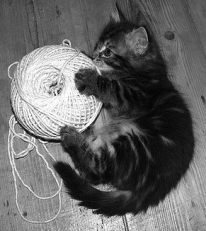
#> input picture kitty.bmp, 206 x 231 px
$ jupyter execute Manual_conv.ipynb
#> lines starting #> are read from the running program, lines starting #| are printed output that depends on the picture
[cell 1]
from PIL import Image
import numpy as np
import matplotlib.pyplot as plt

[cell 2]
def convolve(image_path, kernel):
#> called with image_path = 'kitty.bmp', kernel = array of shape (3, 3)
    original_image = Image.open(image_path).convert('L')  # Convert to grayscale
#> original_image is the input picture: PIL image 206x231 L; min 1, max 255, mean 102.3
    image_array = np.array(original_image)

    image_height, image_width = image_array.shape
#> image_height = 231; image_width = 206
    kernel_height, kernel_width = kernel.shape

    # Manually pad the image with zeros
    pad_size=1
    padded_image = np.zeros((image_height + 2 * pad_size, image_width + 2 * pad_size), dtype=image_array.dtype)
    padded_image[pad_size:pad_size + image_height, pad_size:pad_size + image_width] = image_array

    print("padded",padded_image.shape)
#| padded (233, 208)

    # Initialize the result matrix
    result = np.zeros((image_height, image_width), dtype=np.float64)

    # Perform the convolution
    for i in range(image_height):
        for j in range(image_width):
            neighborhood = padded_image[i:i+kernel_height, j:j+kernel_width]
            val = np.sum(neighborhood * kernel)
            result[i][j] = val

    print("result",result.shape)
#| result (231, 206)

    return result

[cell 3]
mean = (1/9) * np.array([[1,1,1],
                       [1,1,1],
                       [1,1,1]])


# Example usage
image_path = 'kitty.bmp'
mean_convolved_array = convolve(image_path,mean)
# Convert to the appropriate data type for saving (e.g., 'L' for 8-bit)
mean_convolved_image = Image.fromarray(mean_convolved_array.astype(np.uint8), mode='L')

mean_convolved_image.save('mean_kitty.bmp')
original_image = Image.open(image_path)

# Display the images side by side using matplotlib
plt.figure(figsize=(6, 3))

plt.subplot(1, 2, 1)
plt.imshow(original_image, cmap='gray')
plt.title('Original Image')
plt.axis('off')

plt.subplot(1, 2, 2)
plt.imshow(mean_convolved_image, cmap='gray')
plt.title('Convolved Image')
plt.axis('off')

plt.show()

[cell 4]
def calculate_gradients(image):
    sobel_x = np.array([[-1, 0, 1],
                        [-2, 0, 2],
                        [-1, 0, 1]])

    sobel_y = np.array([[-1, -2, -1],
                        [0, 0, 0],
                        [1, 2, 1]])

    # Convolve the image with the Sobel kernels using manual convolution
    gradient_x = convolve(image, sobel_x)
#> call 2 of convolve, with image_path = 'kitty.bmp', kernel = array of shape (3, 3)
#| padded (233, 208)
#> after the loop in convolve (call 2), `for i in range(image_height):`:
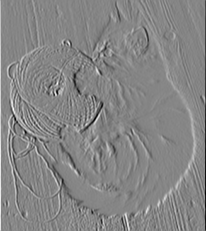
#> result: shape (231, 206) float64; min -746, max 677, mean 0.3; drawn with min black and max white
#| result (231, 206)
    min_x = gradient_x.min()
#> min_x = -746
    max_x = gradient_x.max()
#> max_x = 677
    normalized_x = ((gradient_x - min_x) / (max_x - min_x) * 255).astype(np.uint8)

    gradient_y = convolve(image, sobel_y)
#> call 3 of convolve, with image_path = 'kitty.bmp', kernel = array of shape (3, 3)
#| padded (233, 208)
#> after the loop in convolve (call 3), `for i in range(image_height):`:
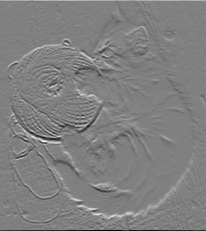
#> result: shape (231, 206) float64; min -886, max 877, mean 1.4; drawn with min black and max white
#| result (231, 206)
    min_y = gradient_y.min()
#> min_y = -886
    max_y = gradient_y.max()
#> max_y = 877
    normalized_y = ((gradient_y - min_y) / (max_y - min_y) * 255).astype(np.uint8)


    # Combine the gradients
    gradient_combined = np.sqrt(gradient_x**2 + gradient_y**2)
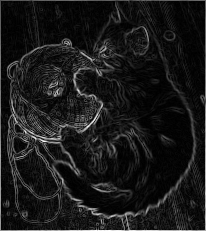
#> gradient_combined: shape (231, 206) float64; min 0, max 887.9, mean 89.5; drawn with min black and max white
    min_combined = gradient_combined.min()
#> min_combined = 0
    max_combined = gradient_combined.max()
#> max_combined = 887.9
    normalized_combined = ((gradient_combined - min_combined) /
                           (max_combined - min_combined) * 255).astype(np.uint8)

    return [gradient_x, gradient_y, normalized_combined]

[cell 5]
results = calculate_gradients("kitty.bmp")
#> results = 3 items

image_horizontal = results[0]
image_vertical = results[1]
image_combined = results[2]

# Load the original image
original_image = Image.open("kitty.bmp").convert('L')

# Display the original image
plt.figure(figsize=(12, 4))
plt.subplot(1, 5, 1)
plt.imshow(original_image, cmap='gray')
plt.title('Original Image')
plt.axis('off')

# Display the horizontal edge image
plt.subplot(1, 5, 2)
# plt.imshow(mean_image_horizontal, cmap='gray')
plt.imshow(np.abs(image_horizontal), cmap='gray')
plt.title('Horizontal Edge')
plt.axis('off')

# Display the vertical edge image
plt.subplot(1, 5, 3)
# plt.imshow(mean_image_vertical, cmap='gray')
plt.imshow(np.abs(image_vertical), cmap='gray')
plt.title('Vertical Edge')
plt.axis('off')

# Display the combined edge image
plt.subplot(1, 5, 4)
plt.imshow(image_combined, cmap='gray')
plt.title('Combined Edges')
plt.axis('off')

plt.tight_layout()
plt.show()

[cell 6]
results = calculate_gradients("mean_kitty.bmp")
#> call 2 of calculate_gradients, with image = 'mean_kitty.bmp'
#> call 4 of convolve, with image_path = 'mean_kitty.bmp', kernel = array of shape (3, 3)
#| padded (233, 208)
#> after the loop in convolve (call 4), `for i in range(image_height):`:
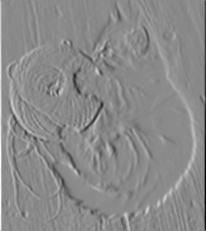
#> result: shape (231, 206) float64; min -662, max 558, mean 0.2; drawn with min black and max white
#| result (231, 206)
#> in calculate_gradients (call 2), `min_x = gradient_x.min()`: min_x = -662
#> in calculate_gradients (call 2), `max_x = gradient_x.max()`: max_x = 558
#| padded (233, 208)
#> after the loop in convolve (call 5), `for i in range(image_height):`:
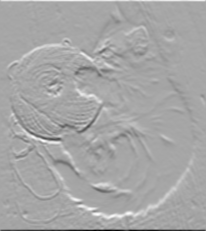
#> result: shape (231, 206) float64; min -848, max 454, mean 1; drawn with min black and max white
#| result (231, 206)
#> in calculate_gradients (call 2), `min_y = gradient_y.min()`: min_y = -848
#> in calculate_gradients (call 2), `max_y = gradient_y.max()`: max_y = 454
#> in calculate_gradients (call 2), `gradient_combined = np.sqrt(gradient_x**2 + gradient_y**2)`:
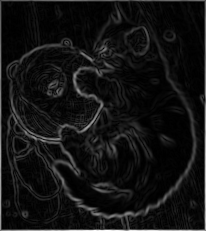
#> gradient_combined: shape (231, 206) float64; min 0, max 848, mean 63.9; drawn with min black and max white
#> in calculate_gradients (call 2), `max_combined = gradient_combined.max()`: max_combined = 848

mean_image_horizontal = results[0]
mean_image_vertical = results[1]
mean_image_combined = results[2]
# mean_x_normalised = results[3]
# mean_y_normalised = results[4]

[cell 7]
# Load the original image
original_image = Image.open("kitty.bmp").convert('L')

# Display the original image
plt.figure(figsize=(12, 6))
plt.subplot(2, 4, 1)
plt.imshow(original_image, cmap='gray')
plt.title('Original Image')
plt.axis('off')

# Display the horizontal edge image
plt.subplot(2, 4, 2)
# plt.imshow(mean_image_horizontal, cmap='gray')
plt.imshow(np.abs(mean_image_horizontal), cmap='gray')
plt.title('Horizontal Edge')
plt.axis('off')

# Display the vertical edge image
plt.subplot(2, 4, 3)
# plt.imshow(mean_image_vertical, cmap='gray')
plt.imshow(np.abs(mean_image_vertical), cmap='gray')
plt.title('Vertical Edge')
plt.axis('off')

# Display the combined edge image
plt.subplot(2, 4, 4)
plt.imshow(mean_image_combined, cmap='gray')
plt.title('Combined Edges')
plt.axis('off')

# Display the original image
plt.subplot(2, 4, 5)
plt.imshow(original_image, cmap='gray')
plt.title('Original Image')
plt.axis('off')

# [19 lines of commented-out code are left out]

plt.tight_layout()
plt.show()

[cell 8]
# Flatten the image array to 1D
mean_flat_normalized_combined = mean_image_combined.flatten()

# print(mean_flat_normalized_combined)

# Create a histogram
plt.figure(figsize=(16, 6))
plt.hist(mean_flat_normalized_combined, bins=256, edgecolor='black',)
plt.xlabel('Pixel Intensity')
plt.ylabel('Frequency')
plt.title('Histogram of Pixel Intensity')
# Set x-axis ticks at intervals of 25
plt.xticks(np.arange(0, 256, 10))
# plt.grid()
plt.axvline(x=35, color='red', linestyle='dashed', linewidth=1, label='Threshold = 35')
plt.legend()
plt.savefig('mean_hist.png',bbox_inches='tight')
#> figure, not shown here; tallest bar 3492 high, from x = 2.99 to 3.98

# Show the histogram
plt.show()

[cell 9]
def apply_threshold(image, threshold):
#> called with threshold = 35
    major_edges = np.zeros_like(image)
    for i in range(image.shape[0]):
        for j in range(image.shape[1]):
            if image[i,j] > threshold:
                major_edges[i,j] = image[i,j]
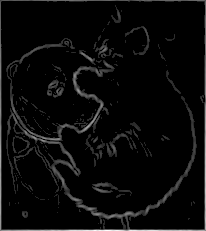
#> major_edges: shape (231, 206); min 0, max 255, mean 10
    return major_edges

[cell 10]
mean_major_edges = apply_threshold(mean_image_combined, 35)
# mean_major_edges = Image.fromarray(mean_major_edges.astype(np.uint8), mode='L')
# mean_major_edges.save('mean_threshold.bmp')

# Display the major edges
plt.figure(figsize=(12, 4))

plt.subplot(1, 3, 1)
plt.imshow(mean_image_combined, cmap='gray')
plt.title('Combined Gradient')
plt.axis('off')

plt.subplot(1, 3, 2)
plt.imshow(mean_major_edges, cmap='gray')
plt.title('Thresholded Edges')
plt.axis('off')


plt.show()

NEXT IS GAUSSIAN

[cell 11]
#gaussian
gaussian = (1 / 16) * np.array([[1, 2, 1],
                                [2, 4, 2],
                                [1, 2, 1]])

# Example usage
image_path = 'kitty.bmp'
gaussian_convolved_array = convolve(image_path,gaussian)
#| padded (233, 208)
#| result (231, 206)
# Convert to the appropriate data type for saving (e.g., 'L' for 8-bit)
gaussian_convolved_image = Image.fromarray(gaussian_convolved_array.astype(np.uint8), mode='L')

gaussian_convolved_image.save('gaussian_kitty.bmp')
original_image = Image.open(image_path)

# Display the images side by side using matplotlib
plt.figure(figsize=(6, 3))

plt.subplot(1, 2, 1)
plt.imshow(original_image, cmap='gray')
plt.title('Original Image')
plt.axis('off')

plt.subplot(1, 2, 2)
plt.imshow(gaussian_convolved_image, cmap='gray')
plt.title('Gaussian Image')
plt.axis('off')

plt.show()

[cell 12]
results = calculate_gradients('gaussian_kitty.bmp')
#| padded (233, 208)
#| result (231, 206)
#| padded (233, 208)
#| result (231, 206)

gaussian_image_horizontal = results[0]
gaussian_image_vertical = results[1]
gaussian_image_combined = results[2]

[cell 13]
# Load the original image
original_image = Image.open("kitty.bmp").convert('L')

# Display the original image
plt.figure(figsize=(12, 4))
plt.subplot(1, 5, 1)
plt.imshow(original_image, cmap='gray')
plt.title('Original Image')
plt.axis('off')

# Display the horizontal edge image
plt.subplot(1, 5, 2)
# plt.imshow(gaussian_image_horizontal, cmap='gray')
plt.imshow(np.abs(gaussian_image_horizontal), cmap='gray')
plt.title('Horizontal Edge')
plt.axis('off')

# Display the vertical edge image
plt.subplot(1, 5, 3)
# plt.imshow(gaussian_image_vertical, cmap='gray')
plt.imshow(np.abs(gaussian_image_vertical), cmap='gray')
plt.title('Vertical Edge')
plt.axis('off')

# Display the combined edge image
plt.subplot(1, 5, 4)
plt.imshow(gaussian_image_combined, cmap='gray')
plt.title('Combined Edges')
plt.axis('off')

plt.tight_layout()
plt.show()

[cell 14]
# Flatten the image array to 1D
gaussian_flat_normalized_combined = gaussian_image_combined.flatten()

# print(gaussian_flat_normalized_combined)

# Create a histogram
plt.figure(figsize=(16, 6))
plt.hist(gaussian_flat_normalized_combined, bins=256, edgecolor='black',)
plt.xlabel('Pixel Intensity')
plt.ylabel('Frequency')
plt.title('Histogram of Pixel Intensity')
# Set x-axis ticks at intervals of 25
plt.xticks(np.arange(0, 256, 10))
# plt.grid()
plt.axvline(x=35, color='red', linestyle='dashed', linewidth=1, label='Threshold = 35')
plt.legend()

# Show the histogram

plt.savefig('gaussian_hist.png',bbox_inches='tight')
#> figure, not shown here; tallest bar 3277 high, from x = 2.99 to 3.98
plt.show()

[cell 15]
gaussian_major_edges = apply_threshold(gaussian_image_combined, 35)
#> call 2 of apply_threshold, with threshold = 35
#> after the loop in apply_threshold (call 2), `for i in range(image.shape[0]):`:
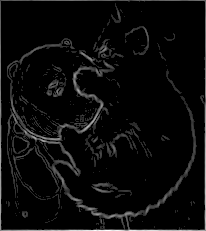
#> major_edges: shape (231, 206); min 0, max 255, mean 10.7
# gaussian_major_edges = Image.fromarray(gaussian_major_edges.astype(np.uint8), mode='L')
# gaussian_major_edges.save('gaussian_threshold.bmp')

# Display the major edges
plt.figure(figsize=(12, 4))

plt.subplot(1, 3, 1)
plt.imshow(gaussian_image_combined, cmap='gray')
plt.title('Combined Gradient')
plt.axis('off')

plt.subplot(1, 3, 2)
plt.imshow(gaussian_major_edges, cmap='gray')
plt.title('Thresholded Edges')
plt.axis('off')


plt.show()

[cell 16]
original_image = Image.open("kitty.bmp").convert('L')
mean_image = Image.open("mean_kitty.bmp").convert('L')
gaussian_image = Image.open("gaussian_kitty.bmp").convert('L')

# Display the original image
plt.figure(figsize=(12, 4))
plt.subplot(1, 5, 1)
plt.imshow(original_image, cmap='gray')
plt.title('Original Image')
plt.axis('off')

# Display the horizontal edge image
plt.subplot(1, 5, 2)
plt.imshow(mean_image, cmap='gray')
plt.title('Mean Image')
plt.axis('off')

# Display the vertical edge image
plt.subplot(1, 5, 3)
plt.imshow(gaussian_image, cmap='gray')
plt.title('Gaussian Image')
plt.axis('off')

plt.tight_layout()

[cell 17]
original_image = np.array(Image.open("kitty.bmp").convert('L'))
mean_image = np.array(Image.open("mean_kitty.bmp").convert('L'))
mean_image_horizontal = np.array(mean_image_horizontal)
mean_image_vertical = np.array(mean_image_vertical)
mean_image_combined = np.array(mean_image_combined)
gaussian_image = np.array(Image.open("gaussian_kitty.bmp").convert('L'))
gaussian_image_horizontal = np.array(gaussian_image_horizontal)
gaussian_image_vertical = np.array(gaussian_image_vertical)
gaussian_image_combined = np.array(gaussian_image_combined)


# Display the first 5 images in the first row
plt.figure(figsize=(12, 6))


plt.subplot(1, 5, 1)
plt.imshow(np.abs(mean_image.astype(np.int32) - gaussian_image.astype(np.int32)))
plt.title('Difference (blur)')
plt.axis('off')

plt.subplot(1, 5, 2)
plt.imshow(np.abs(mean_image_horizontal.astype(np.int32) - gaussian_image_horizontal.astype(np.int32)))
plt.title('Difference (gradient_x)')
plt.axis('off')

plt.subplot(1, 5, 3)
plt.imshow(np.abs(mean_image_vertical.astype(np.int32) - gaussian_image_vertical.astype(np.int32)))
plt.title('Difference (gradient_y)')
plt.axis('off')

plt.subplot(1, 5, 4)
plt.imshow(np.abs(mean_image_combined.astype(np.int32) - gaussian_image_combined.astype(np.int32)))
plt.title('Difference (Magnitude)')
plt.axis('off')

plt.subplot(1, 5, 5)
plt.imshow(np.abs(mean_major_edges.astype(np.int32) - gaussian_major_edges.astype(np.int32)))
plt.title('Difference (Major Edge)')
plt.axis('off')

plt.tight_layout()
plt.show()

[cell 18]
original_image = np.array(Image.open("kitty.bmp").convert('L'))
mean_image = np.array(Image.open("mean_kitty.bmp").convert('L'))
mean_image_horizontal = np.array(mean_image_horizontal)
mean_image_vertical = np.array(mean_image_vertical)
mean_image_combined = np.array(mean_image_combined)
gaussian_image = np.array(Image.open("gaussian_kitty.bmp").convert('L'))
gaussian_image_horizontal = np.array(gaussian_image_horizontal)
gaussian_image_vertical = np.array(gaussian_image_vertical)
gaussian_image_combined = np.array(gaussian_image_combined)


diff_x = np.abs(mean_image_horizontal.astype(np.int32) - gaussian_image_horizontal.astype(np.int32))

diff_y = np.abs(mean_image_vertical.astype(np.int32) - gaussian_image_vertical.astype(np.int32))

diff_combined = np.abs(mean_image_combined.astype(np.int32) - gaussian_image_combined.astype(np.int32))

# Display the major edges
plt.figure(figsize=(9, 4))

plt.subplot(1, 3, 1)
plt.imshow(original_image, cmap="gray")
plt.title('Original')
plt.axis('off')

plt.subplot(1, 3, 2)
plt.imshow(mean_image, cmap="gray")
plt.title('Mean')
plt.axis('off')

plt.subplot(1, 3, 3)
plt.imshow(gaussian_image, cmap="gray")
plt.title('Gaussian')
plt.axis('off')

plt.savefig('convolution.png',bbox_inches='tight')

plt.show()

[cell 19]
# Display the original image
plt.figure(figsize=(12, 4))
plt.subplot(1, 5, 1)
plt.imshow(mean_major_edges, cmap='gray')
plt.title('Threshold (mean)')
plt.axis('off')

# Display the horizontal edge image
plt.subplot(1, 5, 2)
plt.imshow(gaussian_major_edges, cmap='gray')
plt.title('Threshold (gaussian)')
plt.axis('off')

# Display the vertical edge image
plt.subplot(1, 5, 3)
plt.imshow(np.abs(mean_major_edges.astype(np.int32) - gaussian_major_edges.astype(np.int32)))
plt.title('Difference')
plt.axis('off')

plt.savefig('major_edges.png',bbox_inches='tight')

plt.tight_layout()
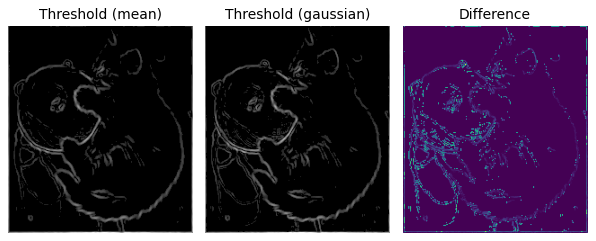
#> figure drawn by matplotlib, 3 panels

[cell 20]
# Display the original image
plt.figure(figsize=(12, 4))
plt.imshow(mean_major_edges, cmap='gray')
plt.title('Threshold (mean)')
plt.axis('off')
plt.savefig('mean_major_edges.png',bbox_inches='tight')
plt.show()

[cell 21]
# Display the horizontal edge image
plt.figure(figsize=(12, 4))
plt.imshow(gaussian_major_edges, cmap='gray')
plt.title('Threshold (gaussian)')
plt.axis('off')
plt.savefig('gaussian_major_edges.png',bbox_inches='tight')
plt.show()

[cell 22]
# Display the vertical edge image
plt.figure(figsize=(12, 4))
plt.imshow(np.abs(mean_major_edges.astype(np.int32) - gaussian_major_edges.astype(np.int32)))
plt.title('Difference')
plt.axis('off')

plt.savefig('diff_major_edges.png',bbox_inches='tight')
plt.show

[cell 23]
print(original_image.shape)
#| (231, 206)
print(mean_convolved_array.shape)
#| (231, 206)

[cell 24]
# Display the vertical edge image
plt.figure(figsize=(12, 4))
plt.imshow(np.abs(mean_convolved_array.astype(np.int32) - gaussian_convolved_array.astype(np.int32)))
plt.title('Difference')
plt.axis('off')

plt.savefig('blur_diff.png',bbox_inches='tight')
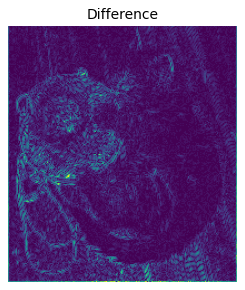
#> figure drawn by matplotlib, 1 panel
plt.show
